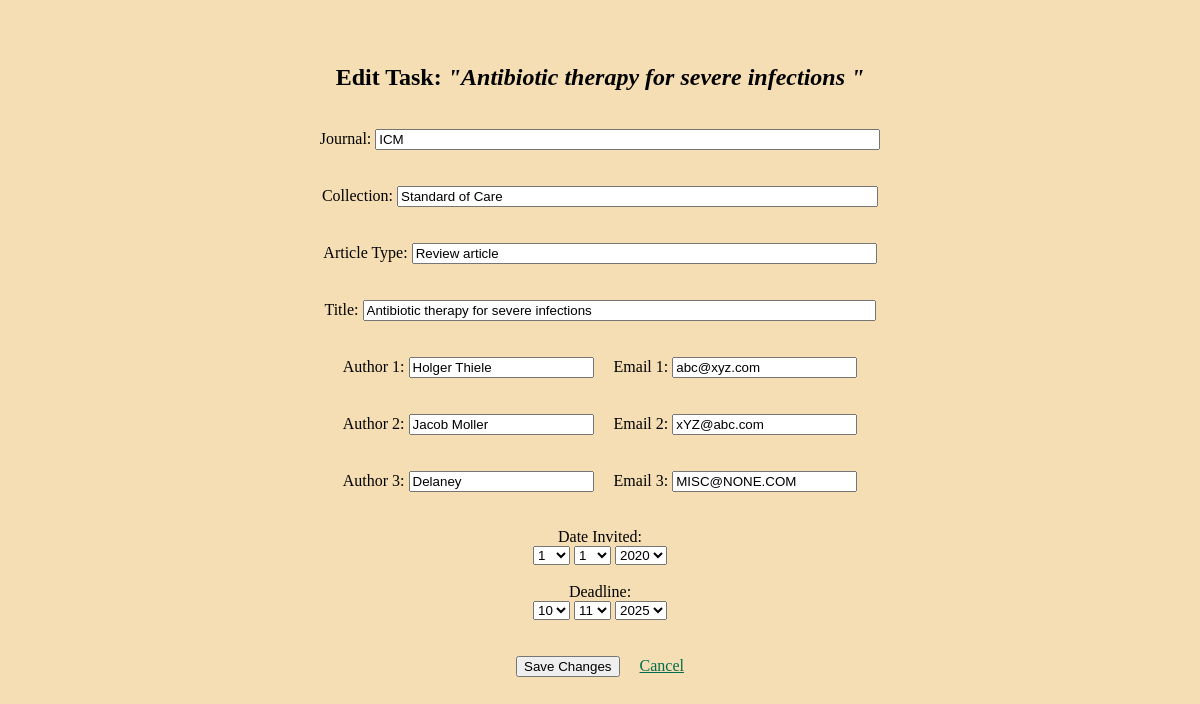
/edit-task/1, run on an earlier commit of the app's database.
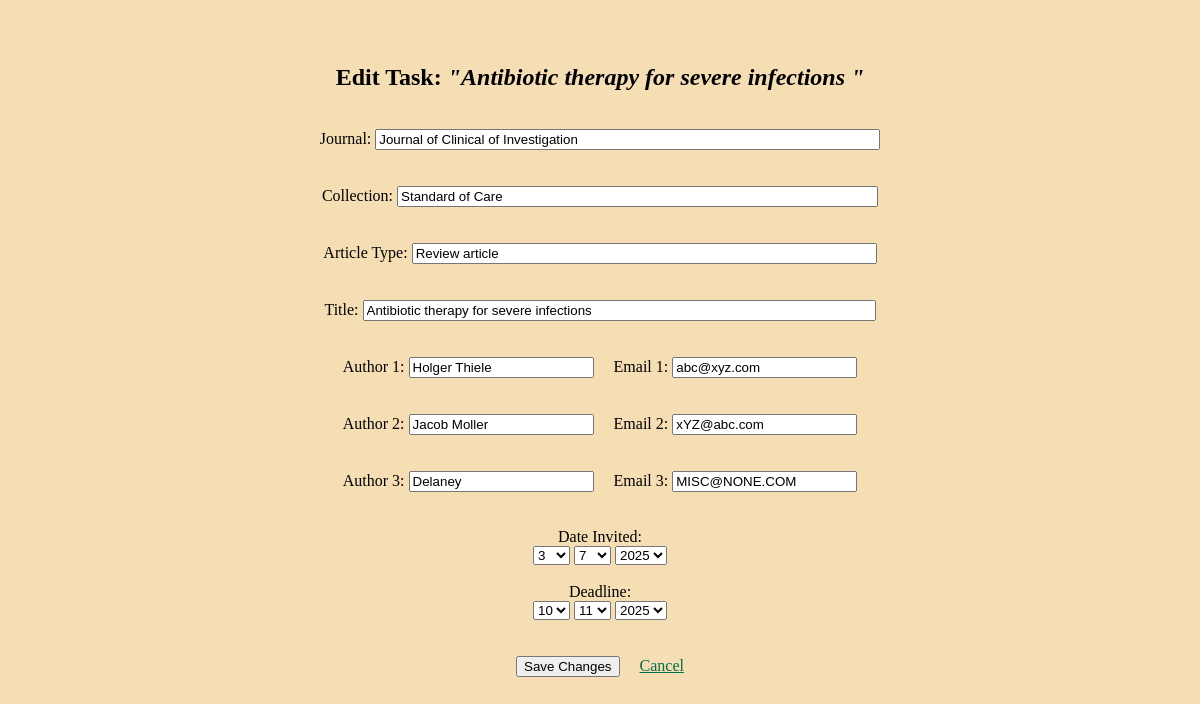
And on a later commit of the database.
### app.py (models this page shows, shortened)
class Task(db.Model):
    id = db.Column(db.Integer, primary_key=True)
    journal = db.Column(db.String(100), nullable=False)
    collection = db.Column(db.String(50))
    type = db.Column(db.String(50))
    title = db.Column(db.String(120))
    deadline = db.Column(db.Date)
    author1 = db.Column(db.String(30))
    email1 = db.Column(db.String(30))
    author2 = db.Column(db.String(30))
    email2 = db.Column(db.String(30))
    author3 = db.Column(db.String(30))
    email3 = db.Column(db.String(30))
    date_invited = db.Column(db.Date)
    status = db.Column(db.String(30))
    last_change_in_notes = db.Column(db.Date)
    notes = db.Column(db.String(500))

### app.py (the view, shortened to what this page needs)
@app.route('/edit-task/<int:task_id>', methods=['GET', 'POST'])
def edit_task(task_id):
    task = Task.query.get_or_404(task_id)
    current_year = datetime.now().year
    date_ranges = {
        'days': list(range(1, 32)),
        'months': list(range(1, 13)),
        'invited_years': list(range(current_year - 5, current_year + 1)),
        'deadline_years': list(range(current_year, current_year + 3))
    }
    default_date = datetime.now().date()
    date_invited = task.date_invited or default_date
    deadline = task.deadline or default_date
    return render_template('edit_task.html', task=task, date_invited=date_invited, deadline=deadline, **date_ranges)

### templates/edit_task.html (shortened to what this page needs)
{% extends 'base.html' %}
{% block body %}
<div class="content">
    <br><br>
    <h2>Edit Task: <i>"{{ task.title }}"</i></h2>
    <br>
    <form method="POST">
        <div>
            <label>Journal:</label>
            <input type="text" name="journal" maxlength="120" size='60' value="{{ task.journal }}" required>
            <br><br><br>
            <label>Collection:</label>
            <input type="text" name="collection" maxlength="120" size='57' value="{{ task.collection }}" required>
            <br><br><br>
            <label>Article Type:</label>
            <input type="text" name="type" maxlength="120" size='55' value="{{ task.type }}" required>
            <br><br><br>
            <label>Title:</label>
            <input type="text" name="title" maxlength="120" size='61' value="{{ task.title }}" required>
            <br><br><br>
            <label>Author 1:</label>
            <input type="text" name="author1" value="{{ task.author1 }}" required>
            <label>Email 1:</label>
            <input type="text" name="email1" value="{{ task.email1 }}" required>
            <br><br><br>
            <label>Author 2:</label>
            <input type="text" name="author2" value="{{ task.author2 }}" required>
            <label>Email 2:</label>
            <input type="text" name="email2" value="{{ task.email2 }}" required>
            <br><br><br>
            <label>Author 3:</label>
            <input type="text" name="author3" value="{{ task.author3 }}" required>
            <label>Email 3:</label>
            <input type="text" name="email3" value="{{ task.email3 }}" required>
        </div>
        <br><br>
        <div>
            <label>Date Invited:</label>
            <div>
                <select name="date_invited_day">
                    {% for day in days %}
                    <option value="{{ day }}" {% if day == date_invited.day %}selected{% endif %}>{{ day }}</option>
                    {% endfor %}
                </select>
                <select name="date_invited_month">
                    {% for month in months %}
                    <option value="{{ month }}" {% if month == date_invited.month %}selected{% endif %}>{{ month }}</option>
                    {% endfor %}
                </select>
                <select name="date_invited_year">
                    {% for year in invited_years %}
                    <option value="{{ year }}" {% if year == date_invited.year %}selected{% endif %}>{{ year }}</option>
                    {% endfor %}
                </select>
            </div>
        </div>
        <br>
        <div>
            <label>Deadline:</label>
            <div>
                <select name="deadline_day">
                    {% for day in days %}
                    <option value="{{ day }}" {% if day == deadline.day %}selected{% endif %}>{{ day }}</option>
                    {% endfor %}
                </select>
                <select name="deadline_month">
                    {% for month in months %}
                    <option value="{{ month }}" {% if month == deadline.month %}selected{% endif %}>{{ month }}</option>
                    {% endfor %}
                </select>
                <select name="deadline_year">
                    {% for year in deadline_years %}
                    <option value="{{ year }}" {% if year == deadline.year %}selected{% endif %}>{{ year }}</option>
                    {% endfor %}
                </select>
            </div>
        </div>
        <br><br>
        <button type="submit">Save Changes</button>
        <a href="{{ url_for('index') }}" class="one">Cancel</a>
    </form>
</div>
{% endblock %}

What changed in the data, as far as the page shows it:
changed Task "Antibiotic therapy for severe infections": journal "ICM" → "Journal of Clinical of Investigation"; date_invited_day "1" → "3"; date_invited_month "1" → "7"; date_invited_year (not shown) → "2025"
Also different on the page:
form field date_invited_year: "2020" → (not shown)
